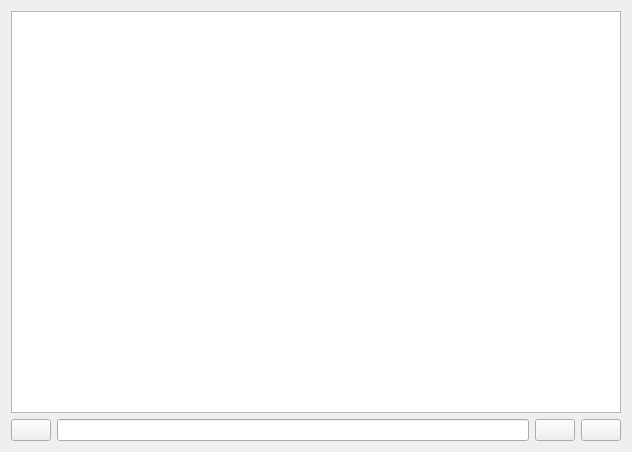
<?xml version="1.0" encoding="UTF-8"?>
<ui version="4.0">
 <class>PageTerminal</class>
 <widget class="QWidget" name="PageTerminal">
  <property name="geometry">
   <rect>
    <x>0</x>
    <y>0</y>
    <width>632</width>
    <height>452</height>
   </rect>
  </property>
  <property name="windowTitle">
   <string>Form</string>
  </property>
  <layout class="QVBoxLayout" name="verticalLayout">
   <item>
    <widget class="QTextBrowser" name="terminalBrowser">
     <property name="font">
      <font>
       <family>Monospace</family>
      </font>
     </property>
     <property name="lineWrapMode">
      <enum>QTextEdit::NoWrap</enum>
     </property>
    </widget>
   </item>
   <item>
    <layout class="QHBoxLayout" name="horizontalLayout">
     <item>
      <widget class="QPushButton" name="helpButton">
       <property name="sizePolicy">
        <sizepolicy hsizetype="Fixed" vsizetype="Fixed">
         <horstretch>0</horstretch>
         <verstretch>0</verstretch>
        </sizepolicy>
       </property>
       <property name="toolTip">
        <string>Send help command to ESC</string>
       </property>
       <property name="text">
        <string/>
       </property>
       <property name="icon">
        <iconset resource="../res.qrc">
         <normaloff>:/res/icons/Help-96.png</normaloff>:/res/icons/Help-96.png</iconset>
       </property>
      </widget>
     </item>
     <item>
      <widget class="QLineEdit" name="terminalEdit"/>
     </item>
     <item>
      <widget class="QPushButton" name="sendButton">
       <property name="sizePolicy">
        <sizepolicy hsizetype="Fixed" vsizetype="Fixed">
         <horstretch>0</horstretch>
         <verstretch>0</verstretch>
        </sizepolicy>
       </property>
       <property name="toolTip">
        <string>Send command</string>
       </property>
       <property name="text">
        <string/>
       </property>
       <property name="icon">
        <iconset resource="../res.qrc">
         <normaloff>:/res/icons/Send File-96.png</normaloff>:/res/icons/Send File-96.png</iconset>
       </property>
      </widget>
     </item>
     <item>
      <widget class="QPushButton" name="clearButton">
       <property name="sizePolicy">
        <sizepolicy hsizetype="Fixed" vsizetype="Fixed">
         <horstretch>0</horstretch>
         <verstretch>0</verstretch>
        </sizepolicy>
       </property>
       <property name="toolTip">
        <string>Clear terminal</string>
       </property>
       <property name="text">
        <string/>
       </property>
       <property name="icon">
        <iconset resource="../res.qrc">
         <normaloff>:/res/icons/Delete-96.png</normaloff>:/res/icons/Delete-96.png</iconset>
       </property>
      </widget>
     </item>
    </layout>
   </item>
  </layout>
 </widget>
 <resources>
  <include location="../res.qrc"/>
 </resources>
 <connections>
  <connection>
   <sender>clearButton</sender>
   <signal>clicked()</signal>
   <receiver>terminalBrowser</receiver>
   <slot>clear()</slot>
   <hints>
    <hint type="sourcelabel">
     <x>599</x>
     <y>423</y>
    </hint>
    <hint type="destinationlabel">
     <x>577</x>
     <y>368</y>
    </hint>
   </hints>
  </connection>
  <connection>
   <sender>terminalEdit</sender>
   <signal>returnPressed()</signal>
   <receiver>sendButton</receiver>
   <slot>click()</slot>
   <hints>
    <hint type="sourcelabel">
     <x>538</x>
     <y>425</y>
    </hint>
    <hint type="destinationlabel">
     <x>571</x>
     <y>424</y>
    </hint>
   </hints>
  </connection>
 </connections>
</ui>
